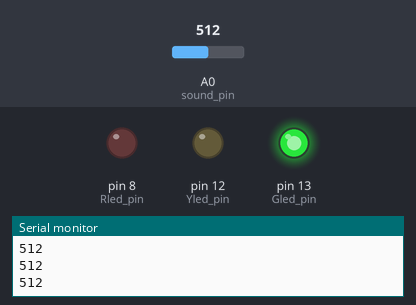
Recording of a sketch running on a simulated Arduino Uno, built with avr-gcc and run on an emulated ATmega328P. Parts: output pins drawn as LEDs (lit = HIGH), the last lines printed to the serial monitor. The test bench sets the inputs (shaded band); at power-on: A0 (sound_pin) = 512.

Above: at 1.3 s.
1.4 s: A0 (sound_pin) set to 992
4.4 s: A0 (sound_pin) set to 1013
At 7.0 s:
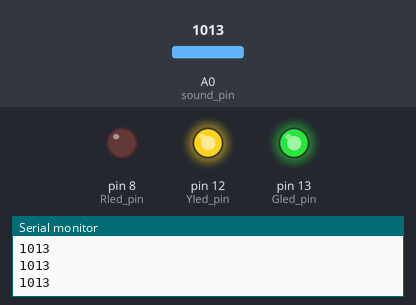
8.9 s: A0 (sound_pin) set to 1010
At 10.2 s:
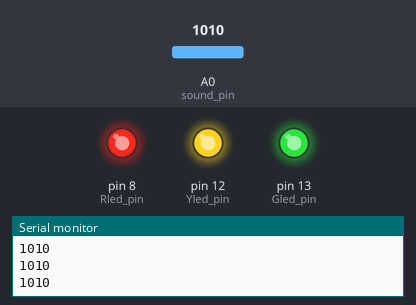
Timing chart, 0 to 11.9 s (numbered marks = the images above; inputs shaded):
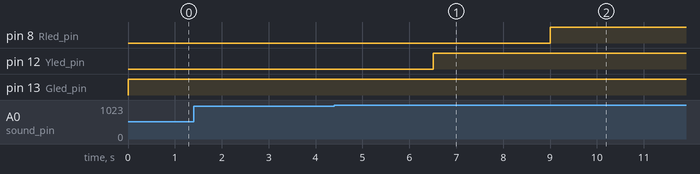

The sketch:

sound_led3.ino
```cpp
// 손오공 기모으기
// LED 3개
// 소리 크기 최대치인 횟수 따라 점등
// 0~5 : 녹
// 5~10 : 노
// 10~20 : 빨

int sound_pin = A0;
int Gled_pin = 13;
int Yled_pin = 12;
int Rled_pin = 8;
// 사운드 캐치한 센서값이 최대가 됐을 때 저장할 값
int count_max;

void setup() {
  count_max = 0;
  Serial.begin(9600);
  pinMode(Gled_pin, OUTPUT);
  pinMode(Yled_pin, OUTPUT);
  pinMode(Rled_pin, OUTPUT);
}

// led 는 0~255 사이 값
void loop() {
  int sound_value = analogRead(sound_pin);
  Serial.println(sound_value);

  // 최대값이 나오면 숫자 추가
  // 센서 둔하면 500 정도로 임계값 줄이면 됨
  if ( sound_value >= 1000 ) {
    count_max++;
  }

  if ( count_max < 5 ) {
    digitalWrite(Gled_pin, HIGH);
    delay(500);
  }

  if ( count_max >= 5 && count_max < 10 ) {
    digitalWrite(Yled_pin, 500);
    delay(500);
  }

  if ( count_max >= 10 ) {
    digitalWrite(Rled_pin, HIGH);
    delay(500);
  }
}
```

Measured:
- the behaviour switches between 999 and 1000 on A0 (sound_pin) (found by bisection; images 0 and 1)
- after the input at 4.4 s, pin 12 (Yled_pin): LOW → HIGH after 2.1 s
